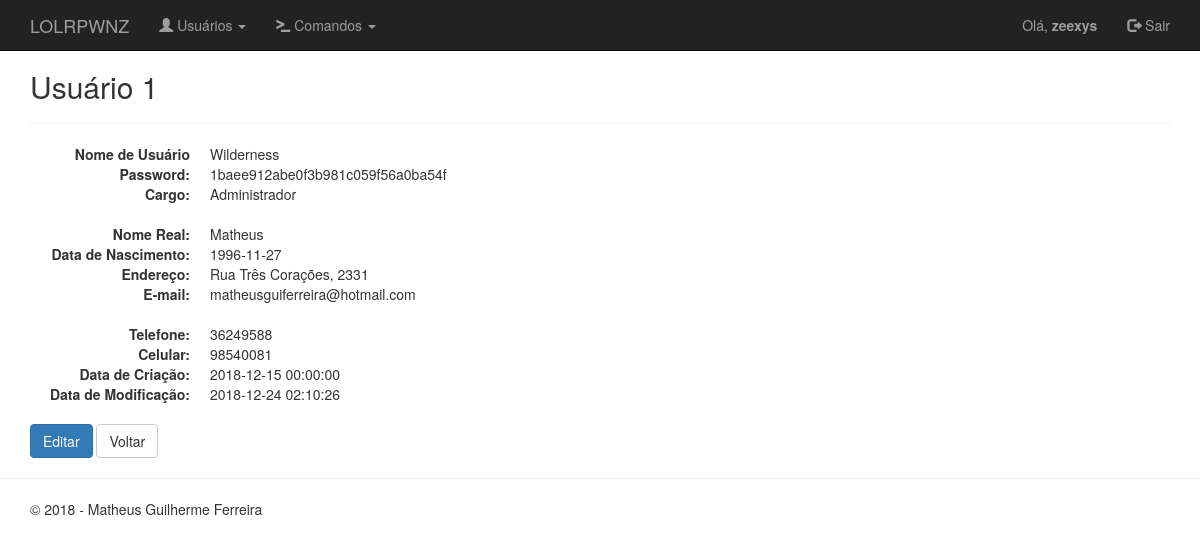
Page /users/view.php?id=1 (signed in) on the committed database.
### tables this page shows
CREATE TABLE `users` (
  `id` int(11) NOT NULL,
  `username` varchar(15) NOT NULL,
  `password` varchar(40) NOT NULL,
  `role` int(255) NOT NULL,
  `realname` varchar(255) NOT NULL,
  `birthdate` varchar(30) NOT NULL,
  `address` varchar(255) NOT NULL,
  `email` varchar(50) NOT NULL,
  `phone` varchar(30) DEFAULT NULL,
  `mobile` varchar(30) DEFAULT NULL,
  `created` datetime NOT NULL,
  `modified` datetime NOT NULL,
  `active` tinyint(1) NOT NULL DEFAULT '1'
);

### inc/database.php (called while the page is built, shortened)
<?php
function open_database() {
    try {
        $conn = new mysqli(DB_HOST, DB_USER, DB_PASSWORD, DB_NAME);
        return $conn;
    } catch (Exception $e) {
        echo $e->getMessage();
        return null;
    }
}
function find( $table = null, $id = null ) {
    $database = open_database();
    $found = null;
    try {
        if ($id) {
            $sql = "SELECT * FROM " . $table . " WHERE id = " . $id;
            $result = $database->query($sql);
            if ($result->num_rows > 0) {
                $found = $result->fetch_assoc();
            }
        } else {
            $sql = "SELECT * FROM " . $table;
            $result = $database->query($sql);
            if ($result->num_rows > 0) {
                $found = $result->fetch_all(MYSQLI_ASSOC);
            }
        }
    } catch (Exception $e) {
        $_SESSION['message'] = $e->GetMessage();
        $_SESSION['type'] = 'danger';
    }
    return $found;
}

### users/functions.php (called while the page is built, shortened)
<?php
function view($id = null) {
    $user = find('users', $id);
}

### users/view.php (the view, shortened to what this page needs)
<?php
require_once('functions.php');
view($_GET['id']);
?>
    <h2>Usuário <?php echo $user['id']; ?></h2>
    <hr>
    <dl class="dl-horizontal">
        <dt>Nome de Usuário</dt>
        <dd><?php echo $user['username']; ?></dd>
        <dt>Password:</dt>
        <dd><?php echo $user['password']; ?></dd>
        <dt>Cargo:</dt>
        <dd><?php switch ($user['role']) {
                case 2:
                    echo "Administrador";
                break;
            }?>
        </dd>
    </dl>
    <dl class="dl-horizontal">
        <dt>Nome Real:</dt>
        <dd><?php echo $user['realname']; ?></dd>
        <dt>Data de Nascimento:</dt>
        <dd><?php echo $user['birthdate']; ?></dd>
        <dt>Endereço:</dt>
        <dd><?php echo $user['address']; ?></dd>
        <dt>E-mail:</dt>
        <dd><?php echo $user['email']; ?></dd>
    </dl>
    <dl class="dl-horizontal">
        <dt>Telefone:</dt>
        <dd><?php echo $user['phone']; ?></dd>
        <dt>Celular:</dt>
        <dd><?php echo $user['mobile']; ?></dd>
        <dt>Data de Criação:</dt>
        <dd><?php echo $user['created']; ?></dd>
        <dt>Data de Modificação:</dt>
        <dd><?php echo $user['modified']; ?></dd>
    </dl>
    <div id="actions" class="row">
        <div class="col-md-12">
            <a href="edit.php?id=<?php echo $user['id']; ?>" class="btn btn-primary">Editar</a>
            <a href="index.php" class="btn btn-default">Voltar</a>
        </div>
    </div>

### inc/header.php (style rules this page uses)
body { padding-top: 50px; padding-bottom: 20px; }

### rows in the picture
users: id "1", username "Wilderness", password "1baee912abe0f3b981c059f56a0ba54f", realname "Matheus", birthdate "1996-11-27", address "Rua Três Corações, 2331", email "matheusguiferreira@hotmail.com", phone "36249588", mobile "98540081", created "2018-12-15 00:00:00", modified "2018-12-24 02:10:26"

### other values in the picture
$_SESSION['UserName'] "zeexys"
